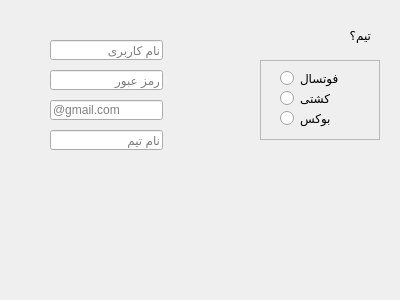
<?xml version="1.0" encoding="UTF-8"?>
<ui version="4.0">
 <class>signin</class>
 <widget class="QWidget" name="signin">
  <property name="geometry">
   <rect>
    <x>0</x>
    <y>0</y>
    <width>400</width>
    <height>300</height>
   </rect>
  </property>
  <property name="windowTitle">
   <string>Form</string>
  </property>
  <widget class="QLineEdit" name="lineEdit">
   <property name="geometry">
    <rect>
     <x>50</x>
     <y>40</y>
     <width>113</width>
     <height>20</height>
    </rect>
   </property>
   <property name="placeholderText">
    <string>نام کاربری </string>
   </property>
  </widget>
  <widget class="QLineEdit" name="lineEdit_2">
   <property name="geometry">
    <rect>
     <x>50</x>
     <y>70</y>
     <width>113</width>
     <height>20</height>
    </rect>
   </property>
   <property name="placeholderText">
    <string>رمز عبور</string>
   </property>
  </widget>
  <widget class="QLineEdit" name="lineEdit_3">
   <property name="geometry">
    <rect>
     <x>50</x>
     <y>100</y>
     <width>113</width>
     <height>20</height>
    </rect>
   </property>
   <property name="placeholderText">
    <string>@gmail.com</string>
   </property>
  </widget>
  <widget class="QLineEdit" name="lineEdit_4">
   <property name="geometry">
    <rect>
     <x>50</x>
     <y>130</y>
     <width>113</width>
     <height>20</height>
    </rect>
   </property>
   <property name="placeholderText">
    <string>نام تیم</string>
   </property>
  </widget>
  <widget class="QFrame" name="frame">
   <property name="geometry">
    <rect>
     <x>260</x>
     <y>60</y>
     <width>120</width>
     <height>80</height>
    </rect>
   </property>
   <property name="frameShape">
    <enum>QFrame::StyledPanel</enum>
   </property>
   <property name="frameShadow">
    <enum>QFrame::Raised</enum>
   </property>
   <widget class="QRadioButton" name="footsal">
    <property name="geometry">
     <rect>
      <x>20</x>
      <y>10</y>
      <width>82</width>
      <height>17</height>
     </rect>
    </property>
    <property name="text">
     <string>فوتسال</string>
    </property>
   </widget>
   <widget class="QRadioButton" name="koshti">
    <property name="geometry">
     <rect>
      <x>20</x>
      <y>30</y>
      <width>82</width>
      <height>17</height>
     </rect>
    </property>
    <property name="text">
     <string>کشتی </string>
    </property>
   </widget>
   <widget class="QRadioButton" name="box">
    <property name="geometry">
     <rect>
      <x>20</x>
      <y>50</y>
      <width>82</width>
      <height>17</height>
     </rect>
    </property>
    <property name="text">
     <string>بوکس</string>
    </property>
   </widget>
  </widget>
  <widget class="QLabel" name="label">
   <property name="geometry">
    <rect>
     <x>270</x>
     <y>20</y>
     <width>101</width>
     <height>31</height>
    </rect>
   </property>
   <property name="text">
    <string>تیم؟</string>
   </property>
  </widget>
 </widget>
 <resources/>
 <connections/>
</ui>
